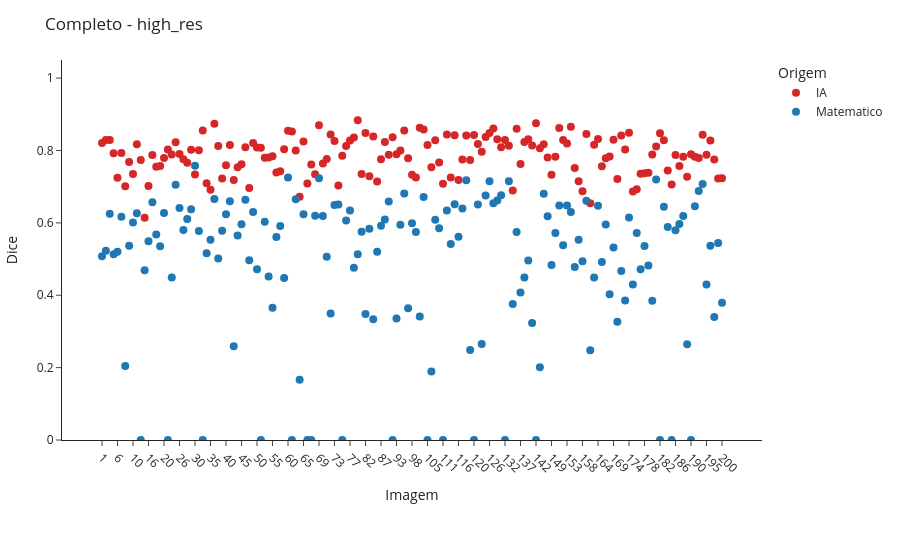
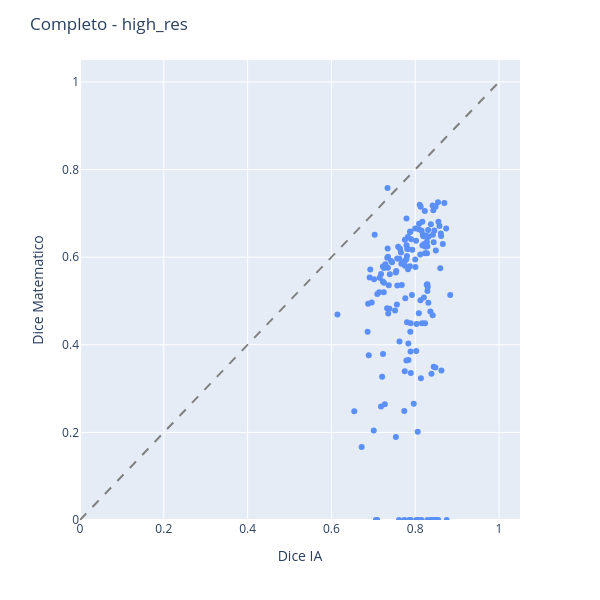

The cell these charts' notebook holds for them, in order:
### Code cell
# Completo - High Res
scenario_image_df = cmp.build_ostia_image_comparison_df(full_ia_df, full_math_df)
viz.plot_image_dice_scatter_interactive(scenario_image_df, "high_res", comparison_title="Completo")
viz.plot_ia_vs_math_scatter_interactive(scenario_image_df, "high_res", comparison_title="Completo")

### Figure 1 — Plotly figure (JSON) as saved in the notebook; plotly's stock layout.template omitted (floating-point values rounded to 4 significant figures; data arrays with more than 128 entries replaced by an {"elided": "..."} marker saying what was removed)
{"data": [{"customdata": {"elided": "161x2 mixed values"}, "hovertemplate": "img_id: %{customdata[0]}<br>Dice: %{y:.3f}<br>Metodo: %{customdata[1]}<extra></extra>", "marker": {"color": "#D62728", "size": 8}, "mode": "markers", "name": "IA", "type": "scatter", "x": {"elided": "161 str values"}, "y": {"elided": "161 float values"}}, {"customdata": {"elided": "161x2 mixed values"}, "hovertemplate": "img_id: %{customdata[0]}<br>Dice: %{y:.3f}<br>Metodo: %{customdata[1]}<extra></extra>", "marker": {"color": "#1F77B4", "size": 8}, "mode": "markers", "name": "Matematico", "type": "scatter", "x": {"elided": "161 str values"}, "y": {"elided": "161 float values"}}], "layout": {"legend": {"title": {"text": "Origem"}}, "margin": {"b": 120, "l": 40, "r": 20, "t": 60}, "title": {"text": "Completo - high_res"}, "xaxis": {"tickangle": 45, "title": {"text": "Imagem"}}, "yaxis": {"range": [0, 1.05], "title": {"text": "Dice"}}}}

### Figure 2 — Plotly figure (JSON) as saved in the notebook; plotly's stock layout.template omitted (floating-point values rounded to 4 significant figures; data arrays with more than 128 entries replaced by an {"elided": "..."} marker saying what was removed)
{"data": [{"customdata": {"elided": "161x3 mixed values"}, "hovertemplate": "ia_dice=%{x}<br>math_dice=%{y}<br>img_id=%{customdata[0]}<br>ia_method=%{customdata[1]}<br>math_method=%{customdata[2]}<extra></extra>", "legendgroup": "", "marker": {"color": "#5B8FF9", "symbol": "circle"}, "mode": "markers", "name": "", "orientation": "v", "showlegend": false, "type": "scatter", "x": {"elided": "161 float values"}, "xaxis": "x", "y": {"elided": "161 float values"}, "yaxis": "y"}], "layout": {"height": 600, "legend": {"tracegroupgap": 0}, "margin": {"t": 60}, "shapes": [{"line": {"color": "gray", "dash": "dash"}, "type": "line", "x0": 0, "x1": 1, "y0": 0, "y1": 1}], "title": {"text": "Completo - high_res"}, "width": 600, "xaxis": {"anchor": "y", "domain": [0, 1], "range": [0, 1.05], "title": {"text": "Dice IA"}}, "yaxis": {"anchor": "x", "domain": [0, 1], "range": [0, 1.05], "title": {"text": "Dice Matematico"}}}}
